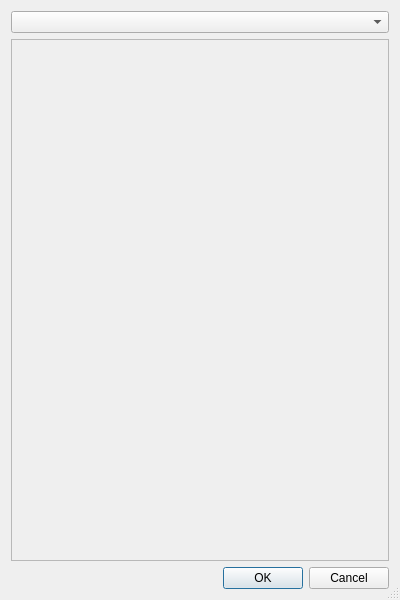
<?xml version="1.0" encoding="UTF-8"?>
<ui version="4.0">
 <class>ComplicationsDialog</class>
 <widget class="QDialog" name="ComplicationsDialog">
  <property name="windowModality">
   <enum>Qt::ApplicationModal</enum>
  </property>
  <property name="geometry">
   <rect>
    <x>0</x>
    <y>0</y>
    <width>400</width>
    <height>600</height>
   </rect>
  </property>
  <property name="windowTitle">
   <string>PIck A Complication</string>
  </property>
  <property name="windowIcon">
   <iconset resource="res.qrc">
    <normaloff>:/gfx/HeroSystem.ico</normaloff>:/gfx/HeroSystem.ico</iconset>
  </property>
  <property name="sizeGripEnabled">
   <bool>true</bool>
  </property>
  <property name="modal">
   <bool>true</bool>
  </property>
  <layout class="QVBoxLayout" name="verticalLayout">
   <item>
    <widget class="QComboBox" name="comboBox">
     <property name="maxVisibleItems">
      <number>15</number>
     </property>
     <property name="placeholderText">
      <string>Select a complication...</string>
     </property>
    </widget>
   </item>
   <item>
    <widget class="QScrollArea" name="scrollArea">
     <property name="widgetResizable">
      <bool>true</bool>
     </property>
     <widget class="QWidget" name="scrollAreaWidgetContents">
      <property name="geometry">
       <rect>
        <x>0</x>
        <y>0</y>
        <width>380</width>
        <height>520</height>
       </rect>
      </property>
      <layout class="QVBoxLayout" name="verticalLayout_2">
       <item>
        <widget class="QLabel" name="form">
         <property name="text">
          <string/>
         </property>
        </widget>
       </item>
      </layout>
     </widget>
    </widget>
   </item>
   <item>
    <widget class="QDialogButtonBox" name="buttonBox">
     <property name="orientation">
      <enum>Qt::Horizontal</enum>
     </property>
     <property name="standardButtons">
      <set>QDialogButtonBox::Cancel|QDialogButtonBox::Ok</set>
     </property>
    </widget>
   </item>
  </layout>
 </widget>
 <resources>
  <include location="res.qrc"/>
 </resources>
 <connections>
  <connection>
   <sender>buttonBox</sender>
   <signal>accepted()</signal>
   <receiver>ComplicationsDialog</receiver>
   <slot>accept()</slot>
   <hints>
    <hint type="sourcelabel">
     <x>248</x>
     <y>254</y>
    </hint>
    <hint type="destinationlabel">
     <x>157</x>
     <y>274</y>
    </hint>
   </hints>
  </connection>
  <connection>
   <sender>buttonBox</sender>
   <signal>rejected()</signal>
   <receiver>ComplicationsDialog</receiver>
   <slot>reject()</slot>
   <hints>
    <hint type="sourcelabel">
     <x>316</x>
     <y>260</y>
    </hint>
    <hint type="destinationlabel">
     <x>286</x>
     <y>274</y>
    </hint>
   </hints>
  </connection>
 </connections>
</ui>
